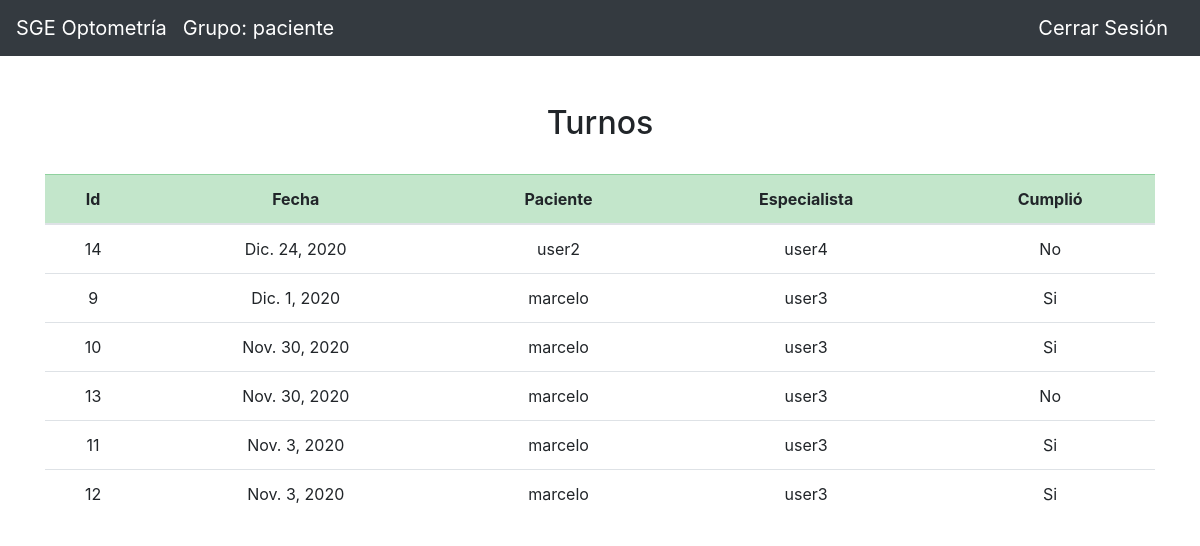
The app's page /optometria/turno/ (signed in), older data.
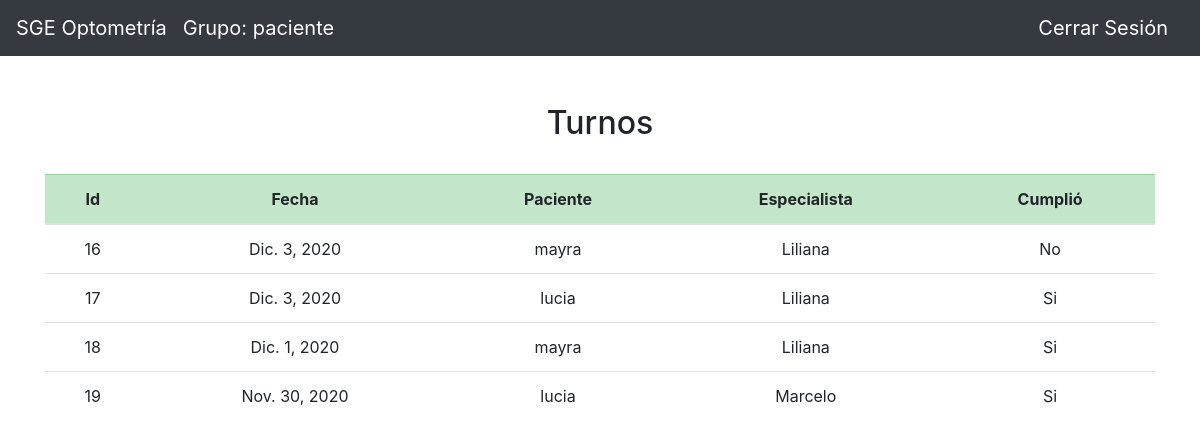
The same page, newer data.
### optometria/models.py (models this page shows)
class Turno(models.Model):
    fecha = models.DateField(auto_now=False, auto_now_add=False)
    paciente = models.ForeignKey(settings.AUTH_USER_MODEL, on_delete=models.CASCADE, related_name="turno_paciente")
    cumplio = models.BooleanField()
    medico = models.ForeignKey(settings.AUTH_USER_MODEL, on_delete=models.CASCADE, related_name='turno_medico')

### user/models.py (models this page shows)
class User(AbstractUser):
    roles = [
        ('secretario','Secretario'),
        ('medicos','Medico'),
        ('venta','Ventas'),
        ('taller','Taller'),
        ('gerencia','Gerente'),
        ('paciente','Paciente')]
    rol = models.CharField(max_length=16, choices=roles, default='paciente')

### optometria/views.py (the view)
# urls.py: path('turno/', views.ver_turnos, name='ver_turnos'),
def ver_turnos(request):
    if len(Turno.objects.all()) > 0:
        data = Turno.objects.all().order_by('-fecha')
    else:
        data = None
    return render(request, 'optometria/ver_turno.html',{
        'grupo': request.user.rol,
        'data': data,
        })

### optometria/templates/optometria/ver_turno.html (shortened to what this page needs)
{% extends "optometria/new_layout.html" %}
{% block body %}
<br>
{% if data %}
    <h2><center>Turnos</center></h2>
    <br>
    <div class="table-responsive">
        <table class="table table-hover">
            <thead>
                <tr class="table-success">
                    <th scope="col"><center>Id</center></th>
                    <th scope="col"><center>Fecha</center></th>
                    <th scope="col"><center>Paciente</center></th>
                    <th scope="col"><center>Especialista</center></th>
                    <th scope="col"><center>Cumplió</center></th>
                </tr>
            </thead>
            <tbody>
            {% for turno in data %}
                <tr>
                    <td><center>{{turno.id}}</center></td>
                    <td><center>{{turno.fecha}}</center></td>
                    <td><center>{{turno.paciente}}</center></td>
                    <td><center>{{turno.medico}}</center></td>
                    {% if turno.cumplio %}
                        <td><center>Si</center></td>
                    {% else %}
                        <td><center>No</center></td>
                    {% endif %}
                    </tr>
            {% endfor %}
            </tbody>
        </table>
    </div>
{% else %}
    <h2><center>No hay Turnos</center></h2>
    <br>
{% endif %}
{% endblock %}

Row changes from the older to the newer data that the page shows:
removed Turno: id "14", fecha "Dic. 24, 2020", paciente "user2", medico "user4", cumplio "No"
removed Turno: id "9", fecha "Dic. 1, 2020", paciente "marcelo", medico "user3", cumplio "Si"
removed Turno: id "10", fecha "Nov. 30, 2020", paciente "marcelo", medico "user3", cumplio "Si"
removed Turno: id "13", fecha "Nov. 30, 2020", paciente "marcelo", medico "user3", cumplio "No"
removed Turno: id "11", fecha "Nov. 3, 2020", paciente "marcelo", medico "user3", cumplio "Si"
removed Turno: id "12", fecha "Nov. 3, 2020", paciente "marcelo", medico "user3", cumplio "Si"
added Turno: id "16", fecha "Dic. 3, 2020", paciente "mayra", medico "Liliana", cumplio "No"
added Turno: id "17", fecha "Dic. 3, 2020", paciente "lucia", medico "Liliana", cumplio "Si"
added Turno: id "18", fecha "Dic. 1, 2020", paciente "mayra", medico "Liliana", cumplio "Si"
added Turno: id "19", fecha "Nov. 30, 2020", paciente "lucia", medico "Marcelo", cumplio "Si"
